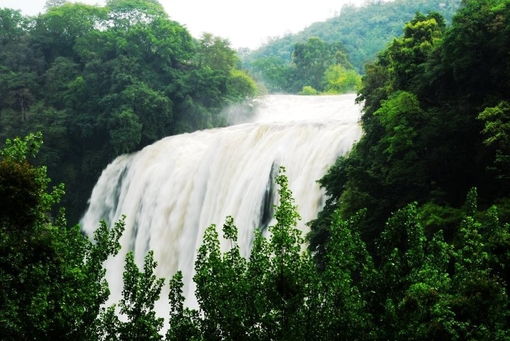
#> input picture machine/ptest31.png, 510 x 341 px, given in place of p1-1.png, which was not available
$ python 10-10.py
#> lines starting #> are read from the running program, lines starting #| are printed output that depends on the picture; pictures that were not available may be replaced by others from this repository, and a replacement may not be noted
#!/usr/bin/env python
#-*- coding: utf-8 -*-
#code:myhaspl@qq.com
#10-10.py
#PCA加上SVM识别图片类型
import numpy as np

import cv2
import mlpy

print (u'正在处理中')

w_fg=10
h_fg=5
picflag=3
def readpic(fn):
    #返回图片特征码
#> called with fn = 'p1-1.png'
    fnimg = cv2.imread(fn)
#> fnimg is the input picture: shape (341, 510, 3); mean B, G, R 84.2, 100.3, 83.5
    img=cv2.resize(fnimg,(800,400))
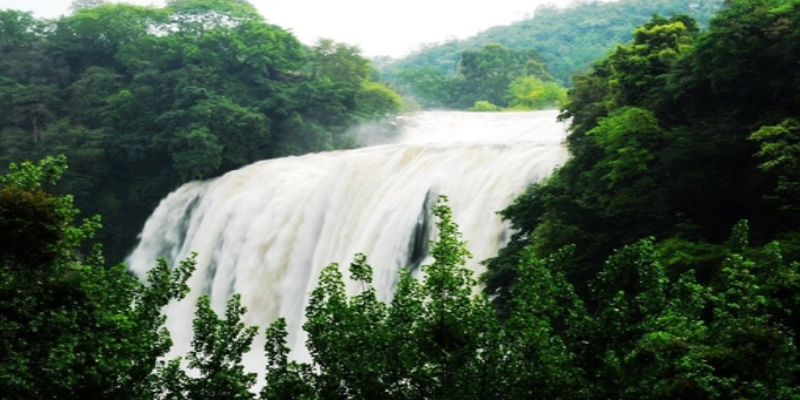
#> img: shape (400, 800, 3); mean B, G, R 84, 100.2, 83.3
    w=img.shape[1]
#> w = 800
    h=img.shape[0]
#> h = 400
    w_interval=w//w_fg
#> w_interval = 80
    h_interval=h//h_fg
#> h_interval = 80
    alltz=[]
    for now_h in  range(0,h,h_interval):
        for now_w in  range(0,w,w_interval):
            b = img[now_h:now_h+h_interval,now_w:now_w+w_interval,0]
            g = img[now_h:now_h+h_interval,now_w:now_w+w_interval,1]
            r = img[now_h:now_h+h_interval,now_w:now_w+w_interval,2]
            btz=np.mean(b)
            gtz=np.mean(g)
            rtz=np.mean(r)
            alltz.append([btz,gtz,rtz])
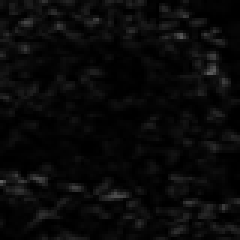
#> b: shape (80, 80) (shown 3 times larger); min 0, max 98, mean 9.2
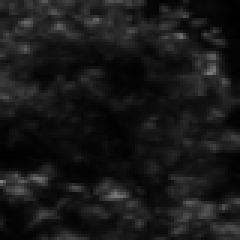
#> g: shape (80, 80) (shown 3 times larger); min 0, max 128, mean 24
#> after the loop, alltz = 50 items, first 6: [118, 124, 101.1], [96.14, 116.4, 83.91], [108.3, 128.7, 93.82], [146.9, 168.2, 140.9], [209, 219.6, 208.4], [212.8, 217.9, 198.7]
    result_alltz=np.array(alltz).T
#> (the run stopped early here; a loop or call above may not have finished)

$ run again, on machine/billall1.png
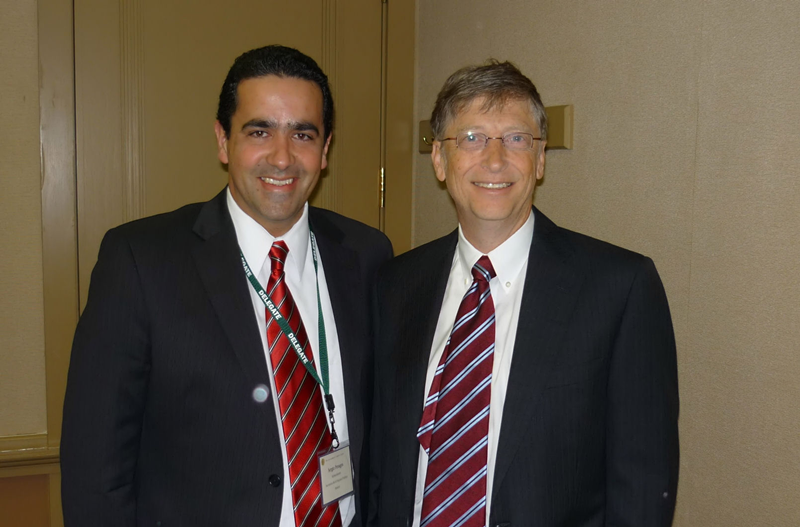
#> input picture machine/billall1.png, 800 x 527 px, given in place of p1-1.png, which was not available
#> in readpic, fnimg is the input picture: shape (527, 800, 3); mean B, G, R 66.8, 82.2, 95.3
#> after the loop in readpic, `for now_h in  range(0,h,h_interval):`:
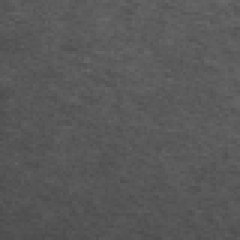
#> b: shape (80, 80) (shown 3 times larger); min 76, max 106, mean 89.4
#> after the loop in readpic, `for now_h in  range(0,h,h_interval):`:
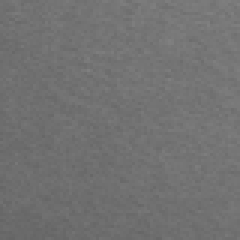
#> g: shape (80, 80) (shown 3 times larger); min 101, max 128, mean 113.8
#> after the loop in readpic, `for now_h in  range(0,h,h_interval):`: alltz = 50 items, first 6: [72.54, 103.1, 119.6], [57.78, 94.07, 112.1], [44.07, 83.2, 101.8], [42.99, 73.8, 97.26], [33.88, 74.13, 95.77], [57.78, 86.6, 104]

$ run again, on machine/billtest.png
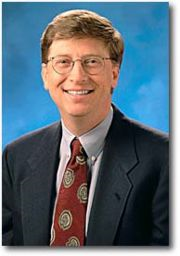
#> input picture machine/billtest.png, 180 x 256 px, given in place of p1-1.png, which was not available
#> in readpic, fnimg is the input picture: shape (256, 180, 3); mean B, G, R 117.8, 106.9, 91.7
#> in readpic, `img=cv2.resize(fnimg,(800,400))`:
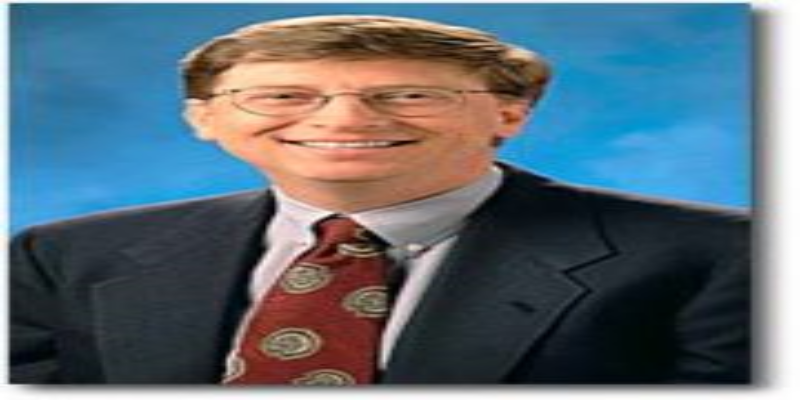
#> img: shape (400, 800, 3); mean B, G, R 117.7, 106.8, 91.6
#> after the loop in readpic, `for now_h in  range(0,h,h_interval):`:
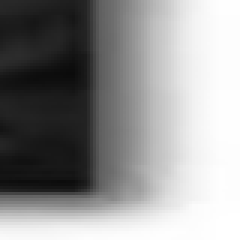
#> b: shape (80, 80) (shown 3 times larger); min 11, max 255, mean 145.1
#> after the loop in readpic, `for now_h in  range(0,h,h_interval):`: alltz = 50 items, first 6: [163.9, 133.4, 80.26], [166, 126.6, 61.14], [141, 124.3, 92.69], [136, 152.8, 168.1], [102.1, 120, 143.4], [99.92, 108.7, 114.4]
